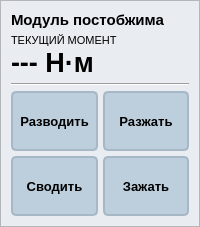
                  <widget class="QFrame" name="frameXPos_5">
                   <property name="styleSheet">
                    <string notr="true">* {
	background: #e9ecf1;
}

QFrame#frameXPos {
	border-radius: 7px;
	border: 1px solid #c1c6cc;
}</string>
                   </property>
                   <property name="frameShape">
                    <enum>QFrame::Shape::StyledPanel</enum>
                   </property>
                   <property name="frameShadow">
                    <enum>QFrame::Shadow::Raised</enum>
                   </property>
                   <layout class="QVBoxLayout" name="verticalLayout_49">
                    <property name="spacing">
                     <number>5</number>
                    </property>
                    <property name="leftMargin">
                     <number>10</number>
                    </property>
                    <property name="topMargin">
                     <number>10</number>
                    </property>
                    <property name="rightMargin">
                     <number>10</number>
                    </property>
                    <property name="bottomMargin">
                     <number>10</number>
                    </property>
                    <item>
                     <widget class="QLabel" name="label_36">
                      <property name="minimumSize">
                       <size>
                        <width>0</width>
                        <height>0</height>
                       </size>
                      </property>
                      <property name="maximumSize">
                       <size>
                        <width>16777215</width>
                        <height>25</height>
                       </size>
                      </property>
                      <property name="font">
                       <font>
                        <pointsize>11</pointsize>
                        <bold>true</bold>
                       </font>
                      </property>
                      <property name="text">
                       <string>Модуль постобжима</string>
                      </property>
                     </widget>
                    </item>
                    <item>
                     <widget class="QWidget" name="widget_36" native="true">
                      <layout class="QVBoxLayout" name="verticalLayout_20">
                       <property name="spacing">
                        <number>0</number>
                       </property>
                       <property name="leftMargin">
                        <number>0</number>
                       </property>
                       <property name="topMargin">
                        <number>0</number>
                       </property>
                       <property name="rightMargin">
                        <number>0</number>
                       </property>
                       <property name="bottomMargin">
                        <number>0</number>
                       </property>
                       <item>
                        <widget class="QLabel" name="label_37">
                         <property name="maximumSize">
                          <size>
                           <width>16777215</width>
                           <height>30</height>
                          </size>
                         </property>
                         <property name="font">
                          <font>
                           <pointsize>8</pointsize>
                          </font>
                         </property>
                         <property name="text">
                          <string>ТЕКУЩИЙ МОМЕНТ</string>
                         </property>
                         <property name="wordWrap">
                          <bool>true</bool>
                         </property>
                        </widget>
                       </item>
                       <item>
                        <widget class="QLabel" name="lblPostTorqMan">
                         <property name="maximumSize">
                          <size>
                           <width>16777215</width>
                           <height>40</height>
                          </size>
                         </property>
                         <property name="font">
                          <font>
                           <pointsize>20</pointsize>
                           <bold>true</bold>
                          </font>
                         </property>
                         <property name="text">
                          <string>--- Н·м</string>
                         </property>
                        </widget>
                       </item>
                      </layout>
                     </widget>
                    </item>
                    <item>
                     <widget class="Line" name="line_10">
                      <property name="styleSheet">
                       <string notr="true">Line {
	border: 1px solid #ced3d7;
}</string>
                      </property>
                      <property name="orientation">
                       <enum>Qt::Orientation::Horizontal</enum>
                      </property>
                     </widget>
                    </item>
                    <item>
                     <widget class="QWidget" name="widget_37" native="true">
                      <layout class="QHBoxLayout" name="horizontalLayout_28">
                       <property name="spacing">
                        <number>5</number>
                       </property>
                       <property name="leftMargin">
                        <number>0</number>
                       </property>
                       <property name="topMargin">
                        <number>0</number>
                       </property>
                       <property name="rightMargin">
                        <number>0</number>
                       </property>
                       <property name="bottomMargin">
                        <number>0</number>
                       </property>
                       <item>
                        <widget class="QWidget" name="widget_50" native="true">
                         <layout class="QVBoxLayout" name="verticalLayout_50">
                          <property name="spacing">
                           <number>5</number>
                          </property>
                          <property name="leftMargin">
                           <number>0</number>
                          </property>
                          <property name="topMargin">
                           <number>0</number>
                          </property>
                          <property name="rightMargin">
                           <number>0</number>
                          </property>
                          <property name="bottomMargin">
                           <number>0</number>
                          </property>
                          <item>
                           <widget class="QToolButton" name="btnPostBackMan">
                            <property name="sizePolicy">
                             <sizepolicy hsizetype="Preferred" vsizetype="Fixed">
                              <horstretch>0</horstretch>
                              <verstretch>0</verstretch>
                             </sizepolicy>
                            </property>
                            <property name="minimumSize">
                             <size>
                              <width>0</width>
                              <height>60</height>
                             </size>
                            </property>
                            <property name="font">
                             <font>
                              <pointsize>10</pointsize>
                              <bold>true</bold>
                             </font>
                            </property>
                            <property name="styleSheet">
                             <string notr="true">QToolButton {
	background: #bdcfdd;
	border: 2px solid #a6b8c6;
	border-radius: 5px;
}

QToolButton:pressed {
	background: #cfddeb;

}</string>
                            </property>
                            <property name="text">
                             <string>Разводить</string>
                            </property>
                            <property name="icon">
                             <iconset resource="resources.qrc">
                              <normaloff>:/icons/icons/unfix.png</normaloff>:/icons/icons/unfix.png</iconset>
                            </property>
                            <property name="iconSize">
                             <size>
                              <width>35</width>
                              <height>35</height>
                             </size>
                            </property>
                            <property name="toolButtonStyle">
                             <enum>Qt::ToolButtonStyle::ToolButtonTextBesideIcon</enum>
                            </property>
                           </widget>
                          </item>
                          <item>
                           <widget class="QToolButton" name="btnPostForwardMan">
                            <property name="sizePolicy">
                             <sizepolicy hsizetype="Preferred" vsizetype="Fixed">
                              <horstretch>0</horstretch>
                              <verstretch>0</verstretch>
                             </sizepolicy>
                            </property>
                            <property name="minimumSize">
                             <size>
                              <width>0</width>
                              <height>60</height>
                             </size>
                            </property>
                            <property name="font">
                             <font>
                              <pointsize>10</pointsize>
                              <bold>true</bold>
                             </font>
                            </property>
                            <property name="styleSheet">
                             <string notr="true">QToolButton {
	background: #bdcfdd;
	border: 2px solid #a6b8c6;
	border-radius: 5px;
}

QToolButton:pressed {
	background: #cfddeb;

}</string>
                            </property>
                            <property name="text">
                             <string>Сводить</string>
                            </property>
                            <property name="icon">
                             <iconset resource="resources.qrc">
                              <normaloff>:/icons/icons/fix.png</normaloff>:/icons/icons/fix.png</iconset>
                            </property>
                            <property name="iconSize">
                             <size>
                              <width>35</width>
                              <height>35</height>
                             </size>
                            </property>
                            <property name="toolButtonStyle">
                             <enum>Qt::ToolButtonStyle::ToolButtonTextBesideIcon</enum>
                            </property>
                           </widget>
                          </item>
                         </layout>
                        </widget>
                       </item>
                       <item>
                        <widget class="QWidget" name="widget_31" native="true">
                         <layout class="QVBoxLayout" name="verticalLayout_51">
                          <property name="spacing">
                           <number>5</number>
                          </property>
                          <property name="leftMargin">
                           <number>0</number>
                          </property>
                          <property name="topMargin">
                           <number>0</number>
                          </property>
                          <property name="rightMargin">
                           <number>0</number>
                          </property>
                          <property name="bottomMargin">
                           <number>0</number>
                          </property>
                          <item>
                           <widget class="QToolButton" name="toolButton_25">
                            <property name="sizePolicy">
                             <sizepolicy hsizetype="Preferred" vsizetype="Fixed">
                              <horstretch>0</horstretch>
                              <verstretch>0</verstretch>
                             </sizepolicy>
                            </property>
                            <property name="minimumSize">
                             <size>
                              <width>0</width>
                              <height>60</height>
                             </size>
                            </property>
                            <property name="font">
                             <font>
                              <pointsize>10</pointsize>
                              <bold>true</bold>
                             </font>
                            </property>
                            <property name="styleSheet">
                             <string notr="true">QToolButton {
	background: #bdcfdd;
	border: 2px solid #a6b8c6;
	border-radius: 5px;
}

QToolButton:pressed {
	background: #cfddeb;

}</string>
                            </property>
                            <property name="text">
                             <string>Разжать</string>
                            </property>
                            <property name="icon">
                             <iconset resource="resources.qrc">
                              <normaloff>:/icons/icons/unfix.png</normaloff>:/icons/icons/unfix.png</iconset>
                            </property>
                            <property name="iconSize">
                             <size>
                              <width>35</width>
                              <height>35</height>
                             </size>
                            </property>
                            <property name="toolButtonStyle">
                             <enum>Qt::ToolButtonStyle::ToolButtonTextBesideIcon</enum>
                            </property>
                           </widget>
                          </item>
                          <item>
                           <widget class="QToolButton" name="toolButton_26">
                            <property name="sizePolicy">
                             <sizepolicy hsizetype="Preferred" vsizetype="Fixed">
                              <horstretch>0</horstretch>
                              <verstretch>0</verstretch>
                             </sizepolicy>
                            </property>
                            <property name="minimumSize">
                             <size>
                              <width>0</width>
                              <height>60</height>
                             </size>
                            </property>
                            <property name="font">
                             <font>
                              <pointsize>10</pointsize>
                              <bold>true</bold>
                             </font>
                            </property>
                            <property name="styleSheet">
                             <string notr="true">QToolButton {
	background: #bdcfdd;
	border: 2px solid #a6b8c6;
	border-radius: 5px;
}

QToolButton:pressed {
	background: #cfddeb;

}</string>
                            </property>
                            <property name="text">
                             <string>Зажать</string>
                            </property>
                            <property name="icon">
                             <iconset resource="resources.qrc">
                              <normaloff>:/icons/icons/fix.png</normaloff>:/icons/icons/fix.png</iconset>
                            </property>
                            <property name="iconSize">
                             <size>
                              <width>35</width>
                              <height>35</height>
                             </size>
                            </property>
                            <property name="toolButtonStyle">
                             <enum>Qt::ToolButtonStyle::ToolButtonTextBesideIcon</enum>
                            </property>
                           </widget>
                          </item>
                         </layout>
                        </widget>
                       </item>
                      </layout>
                     </widget>
                    </item>
                   </layout>
                  </widget>
